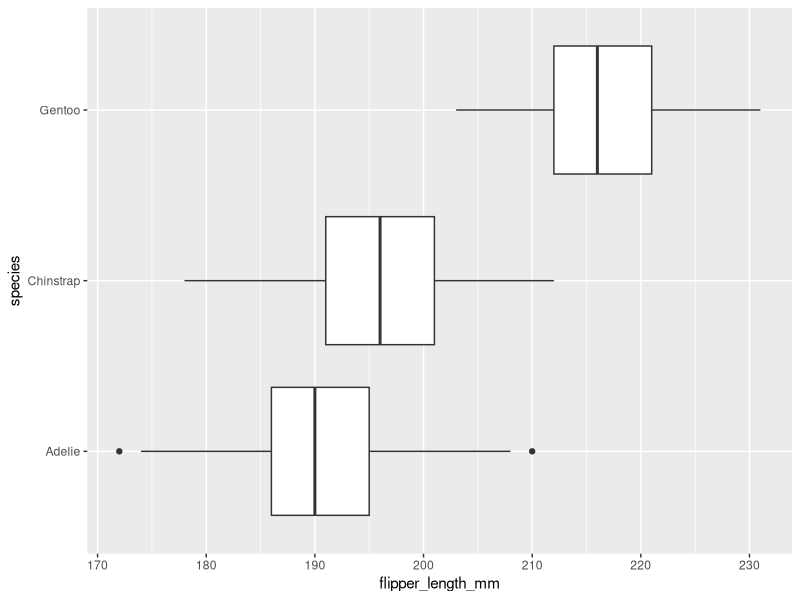
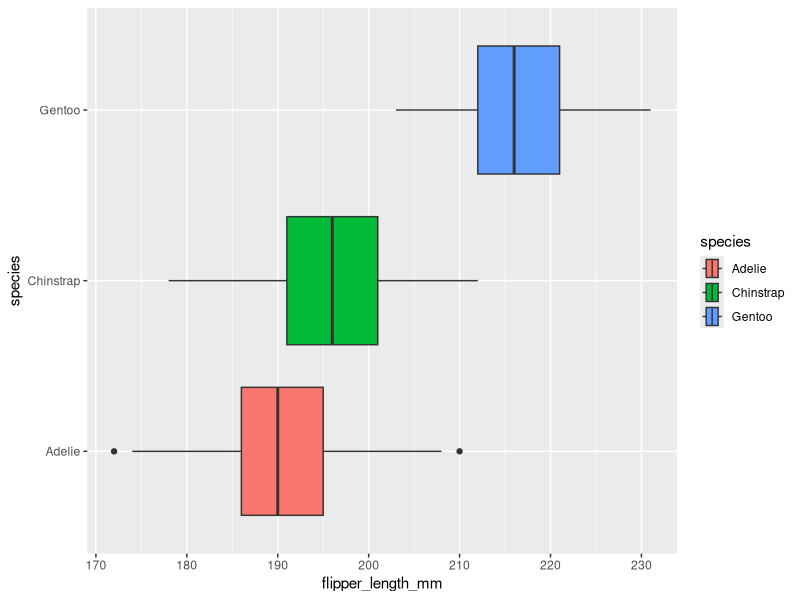
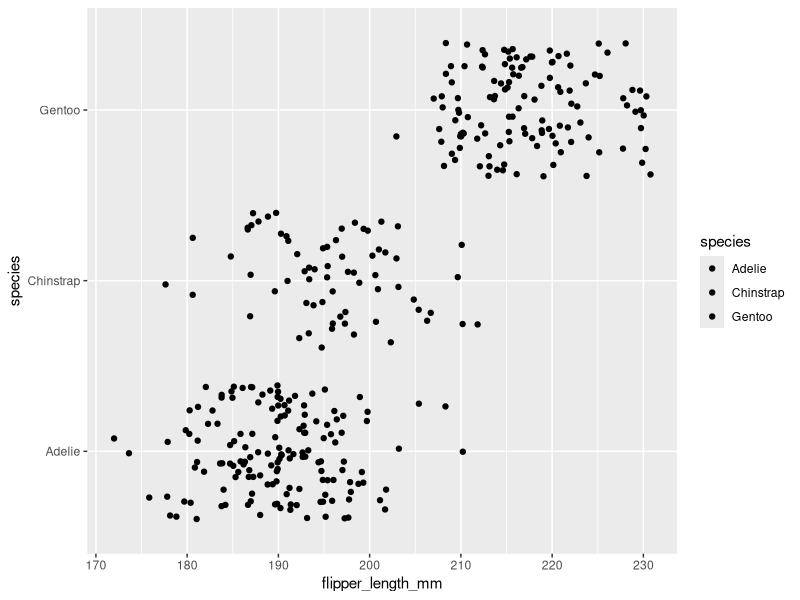

Write R code to recreate these figures, in order.
## ---- chunk 1
knitr::opts_chunk$set(error = TRUE)
## ---- chunk 2
library(palmerpenguins)
penguins
## ---- chunk 3
library(ggplot2)
## ---- chunk 4
ggplot(data = penguins, mapping = aes(x = flipper_length_mm, y = species)) +
  geom_boxplot()
## ---- chunk 5
ggplot(data = penguins, mapping = aes(x = flipper_length_mm, y = species, fill = species)) +
  geom_boxplot()
## ---- chunk 6
ggplot(data = penguins, mapping = aes(x = flipper_length_mm, y = species, fill = species)) +
  geom_point(position = "jitter")
## ---- chunk 7

## ---- chunk 8

## ---- chunk 9

## ---- chunk 10

## ---- chunk 11

## ---- chunk 12

## ---- chunk 13

## ---- chunk 14

